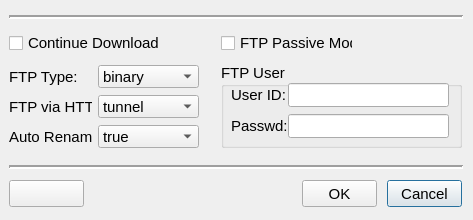
<ui version="4.0" >
 <class>ftpArgsDlg</class>
 <widget class="QDialog" name="ftpArgsDlg" >
  <property name="geometry" >
   <rect>
    <x>0</x>
    <y>0</y>
    <width>473</width>
    <height>220</height>
   </rect>
  </property>
  <property name="minimumSize" >
   <size>
    <width>473</width>
    <height>220</height>
   </size>
  </property>
  <property name="maximumSize" >
   <size>
    <width>473</width>
    <height>220</height>
   </size>
  </property>
  <property name="font" >
   <font>
    <pointsize>11</pointsize>
   </font>
  </property>
  <property name="windowTitle" >
   <string>FTP Options - aria2fe</string>
  </property>
  <property name="windowIcon" >
   <iconset resource="../resources.qrc" >:/pixmaps/pixmaps/download_22x22.png</iconset>
  </property>
  <widget class="QGroupBox" name="groupBox" >
   <property name="geometry" >
    <rect>
     <x>221</x>
     <y>63</y>
     <width>241</width>
     <height>85</height>
    </rect>
   </property>
   <property name="title" >
    <string>FTP User</string>
   </property>
   <widget class="QLabel" name="txtLabel5" >
    <property name="geometry" >
     <rect>
      <x>10</x>
      <y>52</y>
      <width>72</width>
      <height>22</height>
     </rect>
    </property>
    <property name="text" >
     <string>Passwd:</string>
    </property>
   </widget>
   <widget class="QLabel" name="txtLabel4" >
    <property name="geometry" >
     <rect>
      <x>10</x>
      <y>21</y>
      <width>71</width>
      <height>22</height>
     </rect>
    </property>
    <property name="text" >
     <string>User ID:</string>
    </property>
   </widget>
   <widget class="QLineEdit" name="ftpUserEdit" >
    <property name="geometry" >
     <rect>
      <x>67</x>
      <y>20</y>
      <width>161</width>
      <height>24</height>
     </rect>
    </property>
    <property name="text" >
     <string/>
    </property>
   </widget>
   <widget class="QLineEdit" name="ftpPasswdEdit" >
    <property name="geometry" >
     <rect>
      <x>67</x>
      <y>51</y>
      <width>161</width>
      <height>24</height>
     </rect>
    </property>
    <property name="text" >
     <string/>
    </property>
   </widget>
  </widget>
  <widget class="QLabel" name="txtLabel2" >
   <property name="geometry" >
    <rect>
     <x>9</x>
     <y>95</y>
     <width>83</width>
     <height>23</height>
    </rect>
   </property>
   <property name="text" >
    <string>FTP via HTTP:</string>
   </property>
  </widget>
  <widget class="QLabel" name="txtLabel1" >
   <property name="geometry" >
    <rect>
     <x>9</x>
     <y>65</y>
     <width>83</width>
     <height>23</height>
    </rect>
   </property>
   <property name="text" >
    <string>FTP Type:</string>
   </property>
  </widget>
  <widget class="QLabel" name="txtLabel3" >
   <property name="geometry" >
    <rect>
     <x>9</x>
     <y>125</y>
     <width>83</width>
     <height>23</height>
    </rect>
   </property>
   <property name="text" >
    <string>Auto Rename:</string>
   </property>
  </widget>
  <widget class="QPushButton" name="cancelBtn" >
   <property name="geometry" >
    <rect>
     <x>387</x>
     <y>180</y>
     <width>75</width>
     <height>27</height>
    </rect>
   </property>
   <property name="text" >
    <string>Cancel</string>
   </property>
  </widget>
  <widget class="QPushButton" name="okBtn" >
   <property name="geometry" >
    <rect>
     <x>302</x>
     <y>180</y>
     <width>75</width>
     <height>27</height>
    </rect>
   </property>
   <property name="text" >
    <string>OK</string>
   </property>
  </widget>
  <widget class="QCheckBox" name="ftpContinueCkBox" >
   <property name="geometry" >
    <rect>
     <x>9</x>
     <y>32</y>
     <width>154</width>
     <height>22</height>
    </rect>
   </property>
   <property name="text" >
    <string>Continue Download</string>
   </property>
  </widget>
  <widget class="QCheckBox" name="ftpPassiveCkBox" >
   <property name="geometry" >
    <rect>
     <x>221</x>
     <y>32</y>
     <width>132</width>
     <height>22</height>
    </rect>
   </property>
   <property name="text" >
    <string>FTP Passive Mode</string>
   </property>
  </widget>
  <widget class="QComboBox" name="ftpTypeCombo" >
   <property name="geometry" >
    <rect>
     <x>98</x>
     <y>65</y>
     <width>101</width>
     <height>23</height>
    </rect>
   </property>
   <item>
    <property name="text" >
     <string>binary</string>
    </property>
   </item>
   <item>
    <property name="text" >
     <string>ascii</string>
    </property>
   </item>
  </widget>
  <widget class="QComboBox" name="ftpViaHttpCombo" >
   <property name="geometry" >
    <rect>
     <x>98</x>
     <y>95</y>
     <width>101</width>
     <height>23</height>
    </rect>
   </property>
   <item>
    <property name="text" >
     <string>tunnel</string>
    </property>
   </item>
   <item>
    <property name="text" >
     <string>get</string>
    </property>
   </item>
  </widget>
  <widget class="QComboBox" name="ftpRenameCombo" >
   <property name="geometry" >
    <rect>
     <x>98</x>
     <y>125</y>
     <width>101</width>
     <height>23</height>
    </rect>
   </property>
   <item>
    <property name="text" >
     <string>true</string>
    </property>
   </item>
   <item>
    <property name="text" >
     <string>false</string>
    </property>
   </item>
  </widget>
  <widget class="QFrame" name="upperFrame" >
   <property name="geometry" >
    <rect>
     <x>9</x>
     <y>9</y>
     <width>454</width>
     <height>16</height>
    </rect>
   </property>
   <property name="frameShape" >
    <enum>QFrame::HLine</enum>
   </property>
   <property name="frameShadow" >
    <enum>QFrame::Sunken</enum>
   </property>
   <property name="lineWidth" >
    <number>2</number>
   </property>
  </widget>
  <widget class="QFrame" name="lowerFrame" >
   <property name="geometry" >
    <rect>
     <x>9</x>
     <y>159</y>
     <width>454</width>
     <height>16</height>
    </rect>
   </property>
   <property name="frameShape" >
    <enum>QFrame::HLine</enum>
   </property>
   <property name="frameShadow" >
    <enum>QFrame::Sunken</enum>
   </property>
   <property name="lineWidth" >
    <number>2</number>
   </property>
  </widget>
  <widget class="QPushButton" name="restoreBtn" >
   <property name="geometry" >
    <rect>
     <x>9</x>
     <y>180</y>
     <width>75</width>
     <height>27</height>
    </rect>
   </property>
   <property name="toolTip" >
    <string>Restore Defaults</string>
   </property>
   <property name="icon" >
    <iconset resource="../resources.qrc" >:/pixmaps/pixmaps/refresh.png</iconset>
   </property>
  </widget>
 </widget>
 <tabstops>
  <tabstop>ftpContinueCkBox</tabstop>
  <tabstop>ftpPassiveCkBox</tabstop>
  <tabstop>ftpTypeCombo</tabstop>
  <tabstop>ftpViaHttpCombo</tabstop>
  <tabstop>ftpRenameCombo</tabstop>
  <tabstop>ftpUserEdit</tabstop>
  <tabstop>ftpPasswdEdit</tabstop>
  <tabstop>okBtn</tabstop>
  <tabstop>cancelBtn</tabstop>
 </tabstops>
 <resources>
  <include location="../resources.qrc" />
 </resources>
 <connections/>
</ui>
